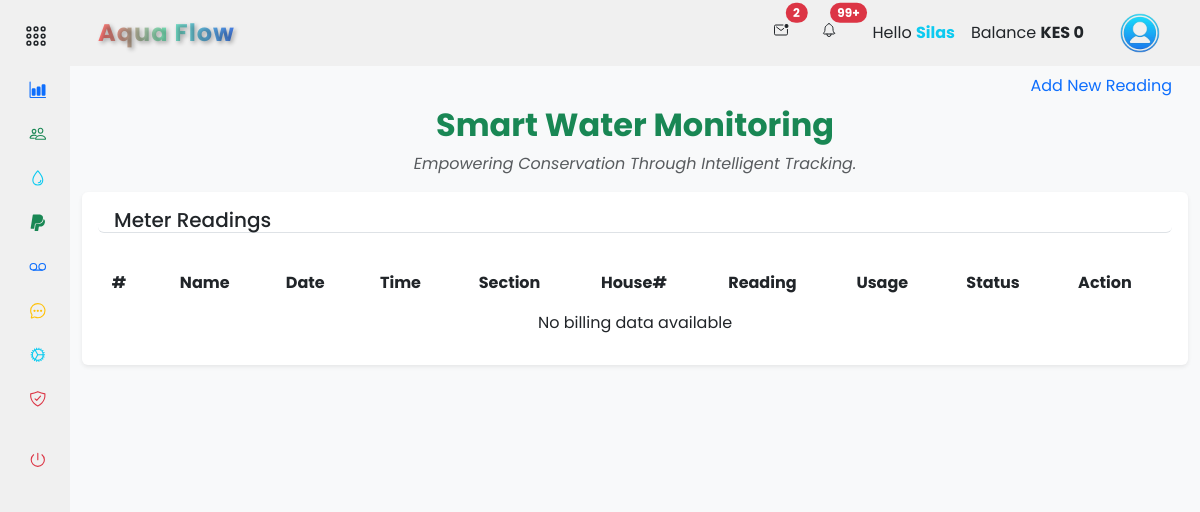
The app's page /accounts/records/meter_readings (signed in) with its own data.
### app/backend/database/models.py (models this page shows, shortened)
class Settings(db.Model):
    id = db.Column(db.Integer, primary_key=True)
    company_name = db.Column(db.String(255))
    unit_price = db.Column(db.Float)
    service_fee = db.Column(db.Float)
    house_sections = db.Column(db.String(255))
    bank_name = db.Column(db.String(255))
    paybill = db.Column(db.Integer)
    account_number = db.Column(db.Integer)
    contact_number = db.Column(db.String(20))

class User(db.Model, UserMixin):
    id = db.Column(db.Integer, primary_key=True)
    mobile_number = db.Column(db.String(20), unique=True, nullable=False)
    password_hash = db.Column(db.String(128), nullable=False)
    first_name = db.Column(db.String(50))
    last_name = db.Column(db.String(50))
    email = db.Column(db.String(120))
    house_section = db.Column(db.String(50))
    house_number = db.Column(db.String(20))
    profile_image = db.Column(db.String(255))
    is_active = db.Column(db.Boolean, default=True)
    is_admin = db.Column(db.Boolean, default=False)
    balance = db.Column(db.Float, default=0)
    unique_user_id = db.Column(db.String(6), unique=True, nullable=True)
    last_login = db.Column(db.DateTime)
    last_logout = db.Column(db.DateTime)
    meter_readings = db.relationship('MeterReading', backref='user', lazy=True)
    payments = db.relationship('Payment', backref='user', lazy=True)

### app/backend/accounts/records/routes.py (the view, shortened to what this page needs)
@records_bp.route('/meter_readings', methods=['GET', 'POST'])
@login_required
def meter_readings():
    add_meter_reading_form = AddMeterReadingForm()
    edit_meter_reading_form = EditMeterReadingForm()
    house_sections = db.session.query(User.house_section.distinct()).all()
    meter_readings = get_meter_readings(current_user)
    return render_template('accounts/meter_readings.html', house_sections=house_sections, meter_readings=meter_readings, form=add_meter_reading_form, edit_form=edit_meter_reading_form, hide_footer=True)

### app/frontend/templates/accounts/meter_readings.html (shortened to what this page needs)
{% extends 'base.html' %} {% block content %}
<section class="container-fluid">
  <ul class="nav nav-pills justify-content-end border-0">
    <li type="button" class="nav-item">
      <a
        class="nav-link"
        data-bs-toggle="modal"
        data-bs-target="#addMeterReadingModal"
        >Add New Reading</a
      >
    </li>
  </ul>
  <div class="text-center">
    <h2 class="fw-bold text-success mb-2">Smart Water Monitoring</h2>
    <p class="text-muted fst-italic">
      Empowering Conservation Through Intelligent Tracking.
    </p>
  </div>
  <div class="col-md-12">
    <div class="card border-0 shadow-sm mt-3 mb-3">
      <div class="card-body">
        <h5 class="card-title border-bottom rounded mb-4 px-3">
          Meter Readings
        </h5>
        <div class="table-responsive">
          <table
            class="table table-borderless text-center data-table"
            style="width: 100%"
          >
            <thead>
              <tr>
                <th scope="col">#</th>
                <th scope="col">Name</th>
                <th scope="col">Date</th>
                <th scope="col">Time</th>
                <th scope="col">Section</th>
                <th scope="col">House#</th>
                <th scope="col">Reading</th>
                <th scope="col">Usage</th>
                <th scope="col">Status</th>
                <th scope="col">Action</th>
              </tr>
            </thead>
            <tbody>
              {% if meter_readings %} {% for reading in meter_readings | reverse
              %}
              <tr>
                <td>{{ loop.index }}</td>
                <td class="text-start">{{ reading.customer_name.title() }}</td>
                <td>{{ reading.timestamp.strftime('%d-%m-%Y') }}</td>
                <td>
                  {{ reading.timestamp.strftime('%H:%M:%S') if reading.timestamp
                  else '' }}
                </td>
                <td>{{ reading.house_section.title() }}</td>
                <td>{{ reading.house_number }}</td>
                <td>{{ reading.reading_value }}</td>
                <td>{{ reading.consumed }}</td>
                <td
                  class="fst-italic {% if reading.reading_status %}text-success{% else %}text-secondary{% endif %}"
                >
                  {{ 'Cleared' if reading.reading_status else 'Pending' }}
                </td>
                <td>
                  <a
                    action="{{ url_for('accounts.records.edit_meter_reading', meter_reading_id=reading.id) }}"
                    class="me-2"
                    data-bs-toggle="modal"
                    data-bs-target="#editConfirmationModal{{ reading.id }}"
                  >
                    <ion-icon
                      name="create-outline"
                      class="text-primary"
                    ></ion-icon>
                  </a>
                  <a
                    action="#deleteConfirmationModal_{{ reading.id }}"
                    class=""
                    data-bs-toggle="modal"
                    data-bs-target="#deleteConfirmationModal_{{ reading.id }}"
                  >
                    <ion-icon
                      name="trash-outline"
                      class="text-danger"
                    ></ion-icon>
                  </a>
                </td>
              </tr>
              <div
                class="modal fade"
                id="editConfirmationModal{{ reading.id }}"
                data-bs-backdrop="static"
                data-bs-keyboard="false"
                tabindex="-1"
                aria-labelledby="editConfirmationModalLabel{{ reading.id }}"
                aria-hidden="true"
              >
                <div
                  class="modal-dialog modal-dialog-centered modal-dialog-scrollable modal-lg"
                >
                  <div class="modal-content">
                    <div class="modal-header">
                      <h5 class="modal-title" id="editConfirmationModalLabel">
                        Edit Meter Reading
                      </h5>
                      <button
                        type="button"
                        class="btn-close"
                        data-bs-dismiss="modal"
                        aria-label="Close"
                      ></button>
                    </div>
                    <form
                      method="post"
                      action="{{ url_for('accounts.records.edit_meter_reading', meter_reading_id=reading.id) }}"
                      class="row justify-content-center mt-4"
                    >
                      <div class="modal-body">
                        <input
                          type="hidden"
                          name="csrf_token"
                          value="{{ csrf_token() }}"
                        />
                        <input type="hidden" name="form_type" value="edit" />
                        <div class="row">
                          <div class="col-md-6 mb-2">
                            {{ edit_form.house_section.label(class="form-label")
                            }} {{ edit_form.house_section(class="form-control
                            form-control-sm", required="required",
                            value=reading.house_section, disabled="disabled") }}
                          </div>
                          <div class="col-md-6 mb-2">
                            {{ edit_form.house_number.label(class="form-label")
                            }} {{ edit_form.house_number(class="form-control
                            form-control-sm", required="required",
                            value=reading.house_number, disabled="disabled") }}
                          </div>
                          <div class="col-md-6 mb-2">
                            {{ edit_form.customer_name.label(class="form-label")
                            }} {{ edit_form.customer_name(class="form-control
                            form-control-sm", required="required",
                            value=reading.customer_name) }}
                          </div>
                          <div class="col-md-6 mb-2">
                            {{ edit_form.reading_value.label(class="form-label")
                            }} {{ edit_form.reading_value(class="form-control
                            form-control-sm", required="required",
                            value=reading.reading_value) }}
                          </div>
                          <div class="col-md-6 mb-2">
                            {{ edit_form.consumed.label(class="form-label") }}
                            {{ edit_form.consumed(class="form-control
                            form-control-sm", required="required",
                            value=reading.consumed) }}
                          </div>
                          <div class="col-md-6 mb-2">
                            {{ edit_form.unit_price.label(class="form-label") }}
                            {{ edit_form.unit_price(class="form-control
                            form-control-sm", required="required",
                            value=reading.unit_price) }}
                          </div>
                          <div class="col-md-6 mb-2">
                            {{ edit_form.total_price.label(class="form-label")
                            }} {{ edit_form.total_price(class="form-control
                            form-control-sm", required="required",
                            value=reading.total_price) }}
                          </div>
                          <div class="col-md-6 mb-2">
                            {{ edit_form.timestamp.label(class="form-label") }}
                            {{ edit_form.timestamp(class="form-control
                            form-control-sm",
                            value=reading.timestamp.strftime('%Y-%m-%d')) }}
                          </div>
                        </div>
                      </div>
                      <div class="modal-footer">
                        <button
                          name=""
                          type="submit"
                          class="btn btn-sm btn-primary btn-block rounded-pill"
                        >
                          Save Changes
                        </button>
                      </div>
                    </form>
                  </div>
                </div>
              </div>
              <div
                class="modal fade"
                id="deleteConfirmationModal_{{ reading.id }}"
                tabindex="-1"
                aria-labelledby="deleteConfirmationModalLabel"
                aria-hidden="true"
              >
                <div class="modal-dialog">
                  <div class="modal-content">
                    <div class="modal-header">
                      <h5 class="modal-title" id="deleteConfirmationModalLabel">
                        Confirm Deletion
                      </h5>
                      <button
                        type="button"
                        class="btn-close"
                        data-bs-dismiss="modal"
                        aria-label="Close"
                      ></button>
                    </div>
                    <form
                      method="post"
                      action="{{ url_for('accounts.records.delete_meter_reading', meter_reading_id=reading.id) }}"
                    >
                      <div class="modal-body">
                        <input
                          type="hidden"
                          name="csrf_token"
                          value="{{ csrf_token() }}"
                        />
                        <input type="hidden" name="form_type" value="delete" />
                        <p>
                          Delete meter reading for
                          <b>House {{ reading.house_number }}</b> in
                          <b>{{ reading.house_section.title() }}</b>? 🚨
                        </p>
                      </div>
                      <div class="modal-footer justify-content-between">
                        <button
                          type="button"
                          class="btn btn-sm btn-secondary rounded-pill"
                          data-bs-dismiss="modal"
                        >
                          Cancel
                        </button>
                        <button
                          name=""
                          type="submit"
                          class="btn btn-sm btn-danger rounded-pill"
                        >
                          Confirm
                        </button>
                      </div>
                    </form>
                  </div>
                </div>
              </div>
              {% endfor %}{% else %}
              <tr>
                <td colspan="12">No billing data available</td>
              </tr>
              {% endif %}
            </tbody>
          </table>
        </div>
      </div>
    </div>
  </div>
</section>
{% endblock %}

### app/frontend/templates/components/navbar.html (shortened to what this page needs)
{% if not hide_navbar %}
<header
  id="navbar"
  class="navbar navbar-expand-lg sticky-sm-top {% if not current_user.is_authenticated %}bg-dark{% endif %}"
>
  <div class="container-fluid">
    <a
      class="navbar-brand text-center d-flex align-items-center fw-bold ms-3 {% if not current_user.is_authenticated %}text-light{% else %}gradient-text{% endif %}"
      href="#"
    >
      {% if company_name %}{{ company_name.title() }}{% else %}ApoGen{% endif %}
    </a>
    <div class="collapse navbar-collapse" id="navbarToggler">
      <div class="d-flex align-items-center ms-auto">
         {% if current_user.is_authenticated %}
        <ul class="navbar-nav me-3">
          <li class="nav-item dropdown me-3">
            <button
              class="nav-link text-dark position-relative"
              type="button"
              data-bs-toggle="dropdown"
              aria-expanded="false"
            >
              <ion-icon name="mail-unread-outline"></ion-icon>
              <span
                class="position-absolute top-0 start-100 translate-middle badge rounded-pill bg-danger"
              >
                2 <span class="visually-hidden">unread messages</span>
              </span>
            </button>
          </li>
          <li class="nav-item dropdown me-3">
            <button
              class="nav-link text-dark position-relative"
              type="button"
              data-bs-toggle="dropdown"
              aria-expanded="false"
            >
              <ion-icon name="notifications-outline" class="me-1"></ion-icon>
              <span
                class="position-absolute top-0 start-100 translate-middle badge rounded-pill bg-danger"
              >
                99+ <span class="visually-hidden">unread messages</span>
              </span>
            </button>
          </li>
          <li class="nav-item">
            <a class="nav-link text-dark">
              Hello
              <span class="text-info fw-bold"
                >{{ current_user.first_name.title() }}</span
              >
            </a>
          </li>
          <li class="nav-item">
            <a class="nav-link text-dark">
              Balance
              <span
                class="fw-bold {% if current_user.balance > 0 %}text-success{% elif current_user.balance == 0 %}text-dark{% else %}text-danger{% endif %}"
                >KES {{ "%0.0f"|format(current_user.balance) }}</span
              >
            </a>
          </li>
        </ul>
        <div class="btn-group">
          <button
            type="button"
            class="btn navbar-brand rounded-circle border-0"
            data-bs-toggle="dropdown"
            aria-expanded="false"
          >
            {% if current_user.profile_image is not none %}
            <img
              src="{{ current_user.profile_image }}"
              alt="{{ current_user.first_name.title() }}'s Profile Image"
              class="rounded-circle img-fluid profile-image"
              style="width: 40px; height: 40px; object-fit: cover"
            />
            {% else %}
            <img
              src="{{ url_for('static', filename='images/user.png') }}"
              alt="logo image"
              height="40px"
              width="40px"
            />
            {% endif %}
          </button>
        </div>
        {% endif %}
      </div>
    </div>
  </div>
</header>
{% endif %}

### records on screen
Settings: title "Aqua Flow"
User: first_name "Silas", balance "0"
